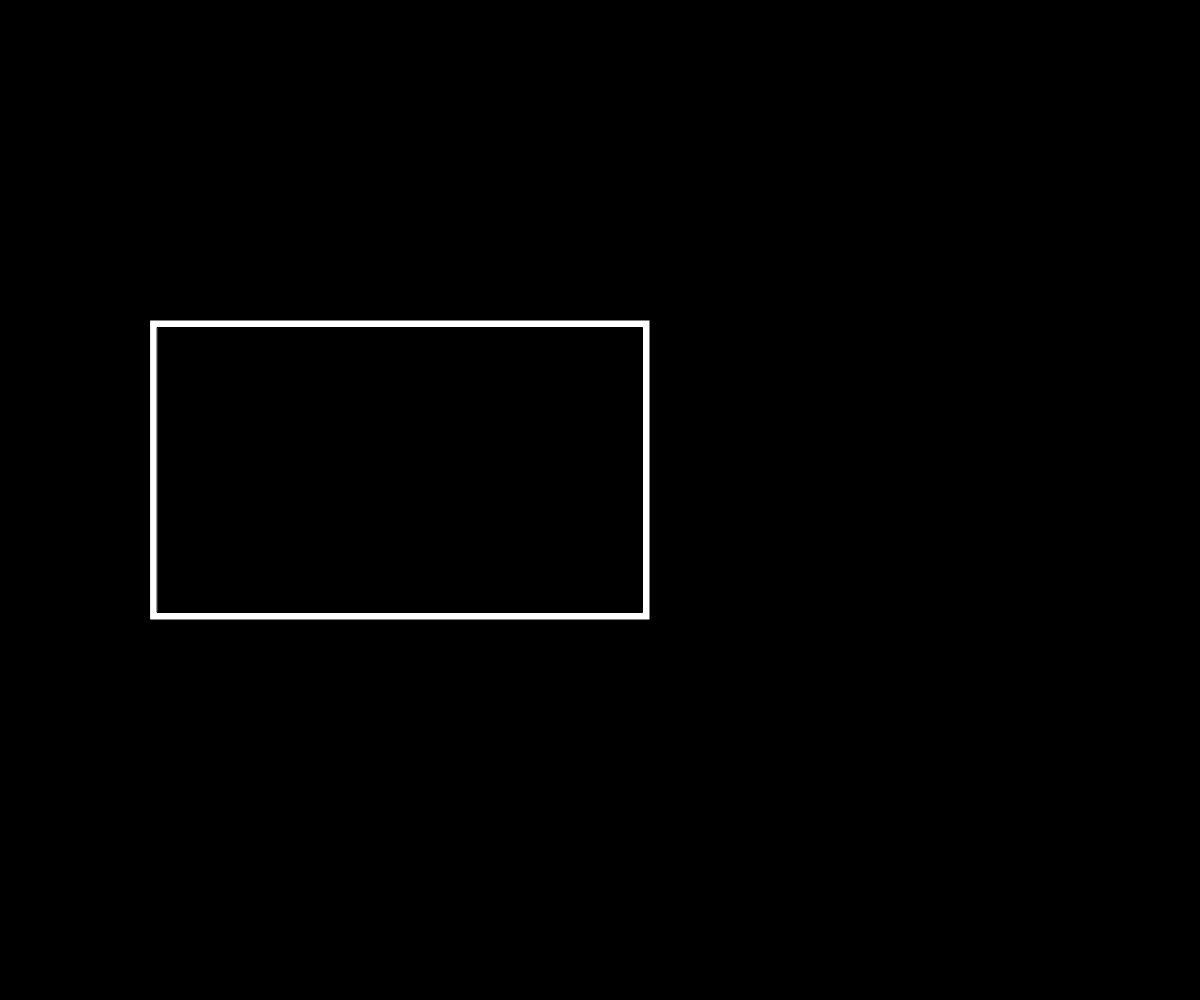
Frame 1 (no input)
Frame 60 (no input): identical to frame 1, image omitted
Frame 120 (the mouse pressed at the canvas centre since frame 60): identical to frame 1, image omitted

The p5.js sketch that drew this single still picture (run headless with seeded random() and noise() and a simulated clock; from frame 60 on, the mouse is pressed at the canvas centre):

// p5.js sketch
// ── sketch.js
function setup() {
  createCanvas(windowWidth, windowHeight);
}

function draw() {
  background(0);
  fill(255);
  rectMode(CENTER);
  rect(width/2 - 200,height/2 - 30,500,300);
  fill(0);
  rect(width/2 - 200,height/2 - 30,485,285);
}

function windowResized() {
  resizeCanvas(windowWidth, windowHeight);
}
